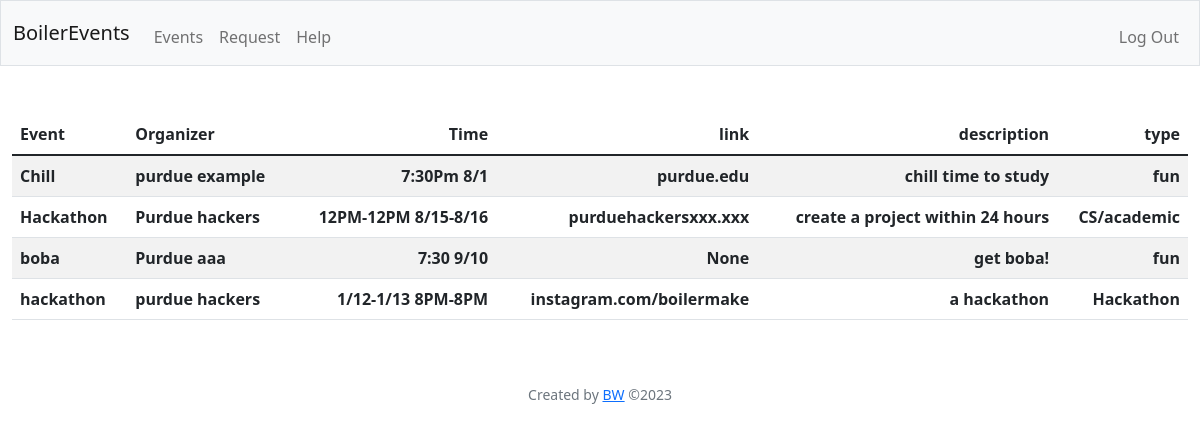
Screenshot of / (signed in) with the database file from the repository.
### tables this page shows
CREATE TABLE "event" (
	"email"	TEXT,
	"event"	TEXT,
	"organizer"	TEXT,
	"time"	TEXT,
	"link"	TEXT,
	"type"	TEXT,
	"description"	TEXT
);

### app.py (the view)
@app.route("/")
@login_required
def index():
    rows = db.execute("SELECT * from event")
    return render_template("index.html", rows=rows)

### helpers.py (called while the page is built)
def login_required(f):
    @wraps(f)
    def decorated_function(*args, **kwargs):
        if session.get("user_id") is None:
            return redirect("/login")
        return f(*args, **kwargs)
    return decorated_function

### templates/index.html (shortened to what this page needs)
{% extends "layout.html" %}
{% block main %}
<table class="table table-striped">
    <thead>
        <tr>
            <th class="text-start">Event</th>
            <th class="text-start">Organizer</th>
            <th class="text-end">Time</th>
            <th class="text-end">link</th>
            <th class="text-end">description</th>
            <th class="text-end">type</th>
        </tr>
    </thead>
   <tbody>
    {%for row in rows%}
    <tr>
        <th class="text-start">{{ row['event'] }}</th>
        <th class="text-start">{{ row['organizer'] }}</th>
        <th class="text-end">{{ row['time'] }}</th>
        <th class="text-end"> {{ row['link'] }}</th>
        <th class="text-end">{{ row['description'] }}</th>
        <th class="text-end">{{ row['type'] }}</th>
    </tr>
    {% endfor %}
   </tbody>
</table>
{% endblock %}

### templates/layout.html (shortened to what this page needs)
<!DOCTYPE html>
<html lang="en">
    <head>
        <link href="/static/styles.css" rel="stylesheet">
        <link href="https://cdn.jsdelivr.net/npm/bootstrap@5.1.3/dist/css/bootstrap.min.css" rel="stylesheet">
    </head>
    <body>
        <nav class="bg-light border navbar navbar-expand-md navbar-light">
            <div class="container-fluid">
                <a class="navbar-brand" href="/"> <class="green"></span> <span class="red" href="/">BoilerEvents</span></a>
                        <ul class="navbar-nav me-auto mt-2">
                            <li class="nav-item"><a class="nav-link" href="/">Events</a></li>
                            <li class="nav-item"><a class="nav-link" href="/contact">Request</a></li>
                            <li class="nav-item"><a class="nav-link" href="/help">Help</a></li>
                        </ul>
                        <ul class="navbar-nav ms-auto mt-2">
                            <li class="nav-item"><a class="nav-link" href="/logout">Log Out</a></li>
                        </ul>
                </div>
        </nav>
        <main class="container-fluid py-5 text-center">
            {% block main %}
            {% endblock %}
        </main>
        <footer class="mb-5 small text-center text-muted">
            Created by <a href = "https://www.linkedin.com/in/benjamin-wu-628100282/">BW</a> &copy2023
        </footer>
    </body>
</html>

### rows the page displays
event: event "Chill", organizer "purdue example", time "7:30Pm 8/1", link "purdue.edu", description "chill time to study", type "fun"
event: event "Hackathon", organizer "Purdue hackers", time "12PM-12PM 8/15-8/16", link "purduehackersxxx.xxx", description "create a project within 24 hours", type "CS/academic"
event: event "boba", organizer "Purdue aaa", time "7:30 9/10", link "None", description "get boba!", type "fun"
event: event "hackathon", organizer "purdue hackers", time "1/12-1/13 8PM-8PM", link "instagram.com/boilermake", description "a hackathon", type "Hackathon"
